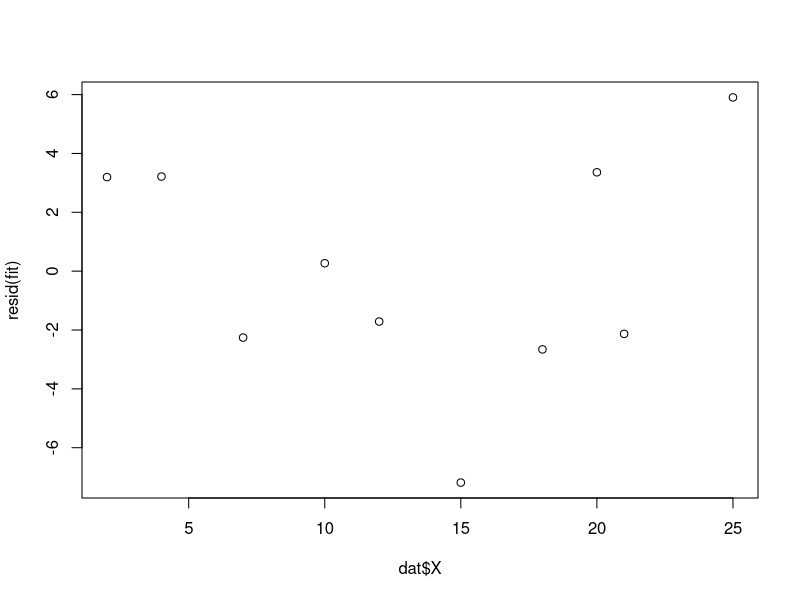
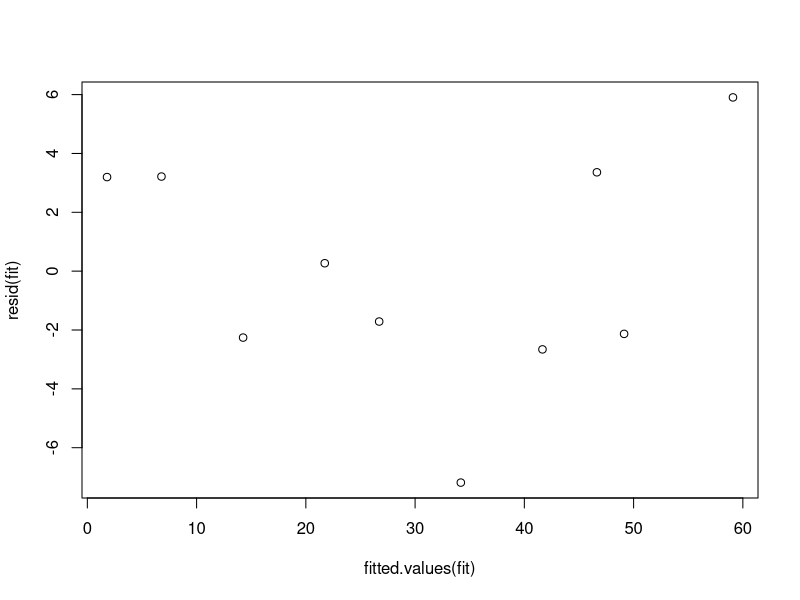
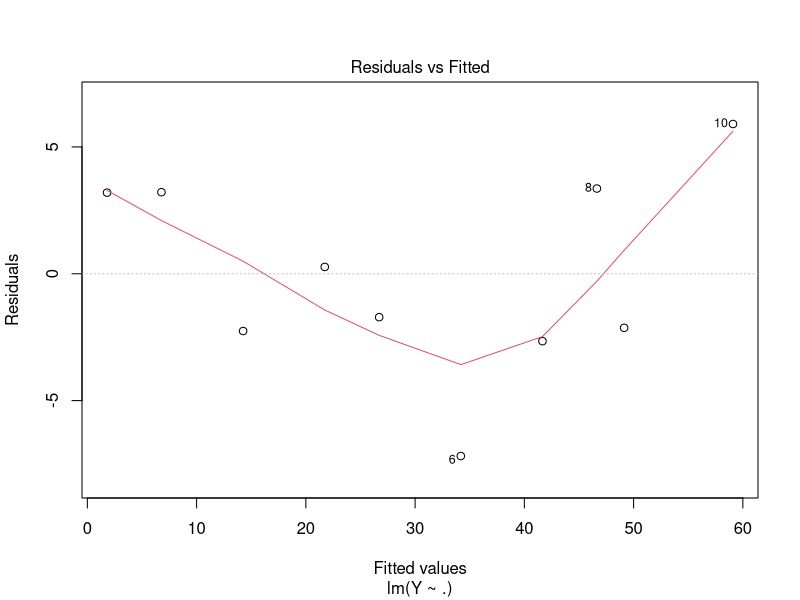
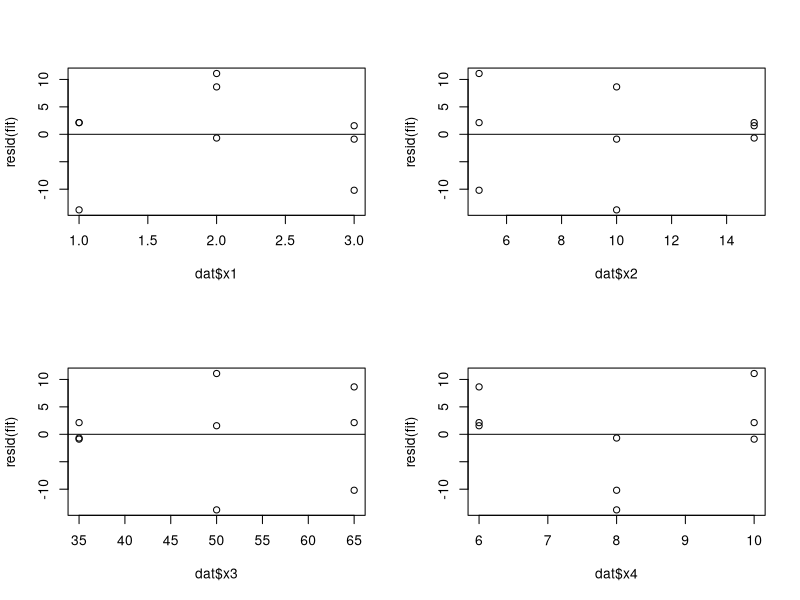

The R script that drew these images, in order:
## ---- chunk 1
dat <- read.csv("X.csv")
fit <- lm(Y~., data=dat)
fit
## ---- chunk 2
resid(fit)
## ---- chunk 3
plot(dat$X, resid(fit))
## ---- chunk 4
plot(fitted.values(fit), resid(fit))
## ---- chunk 5
plot(fit, which=1)
## ---- chunk 6
#| fig-show: hold
dat <- read.csv("R.csv")
fit <- lm(y ~ ., data = dat)
par(mfrow = c(2, 2))
plot(dat$x1, resid(fit))
abline(h = 0)
plot(dat$x2, resid(fit))
abline(h = 0)
plot(dat$x3, resid(fit))
abline(h = 0)
plot(dat$x4, resid(fit))
abline(h = 0)
par(mfrow = c(1, 1))
